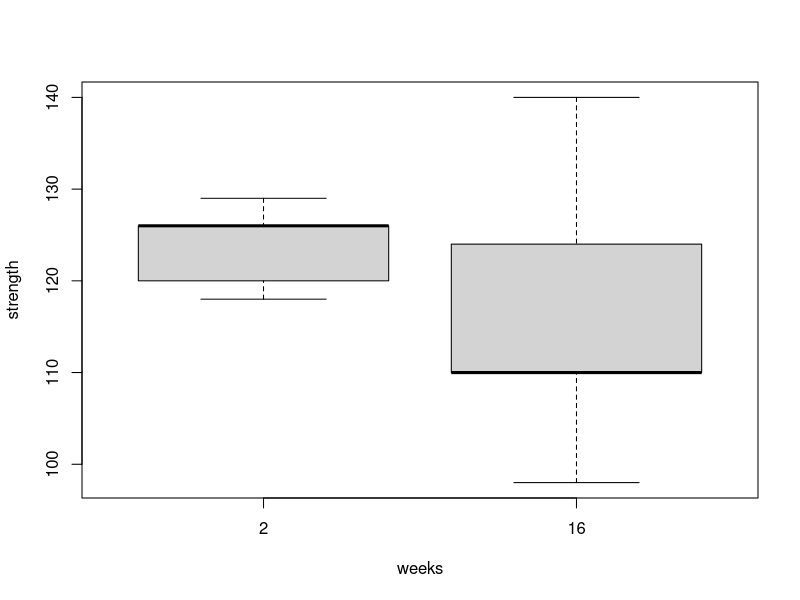
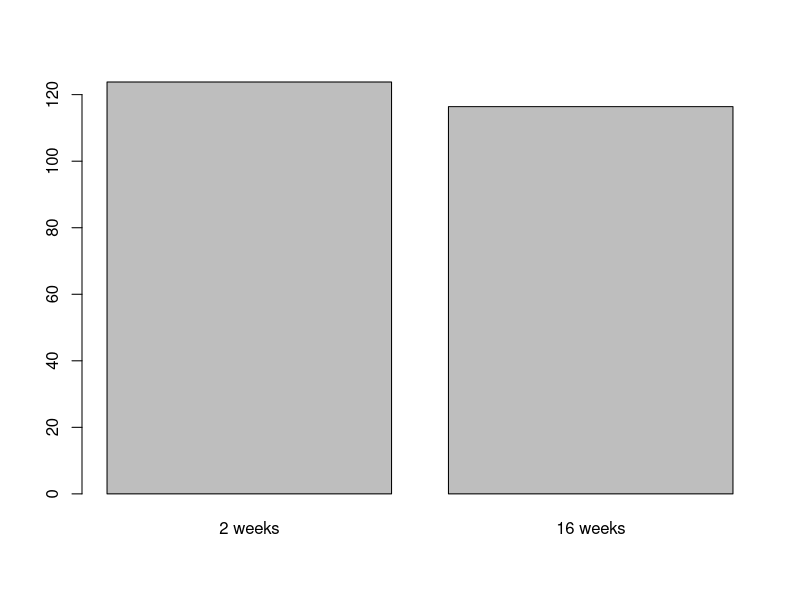
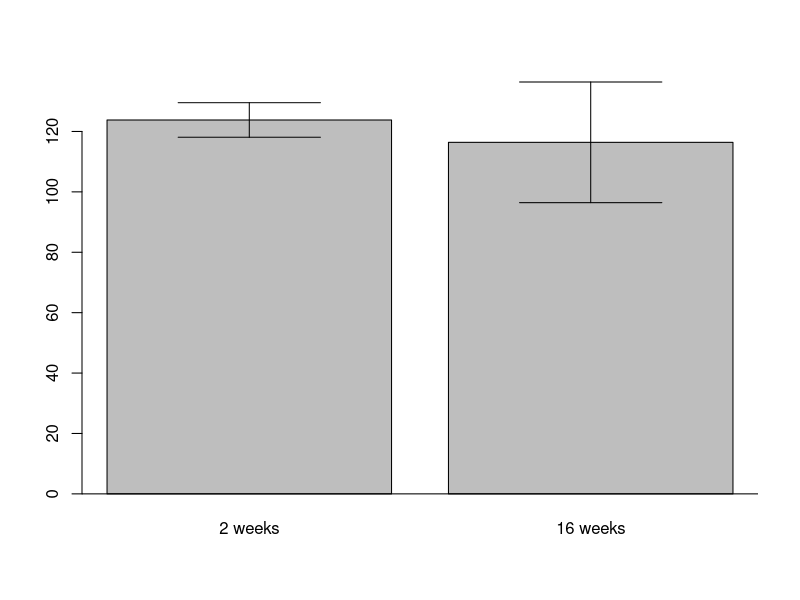
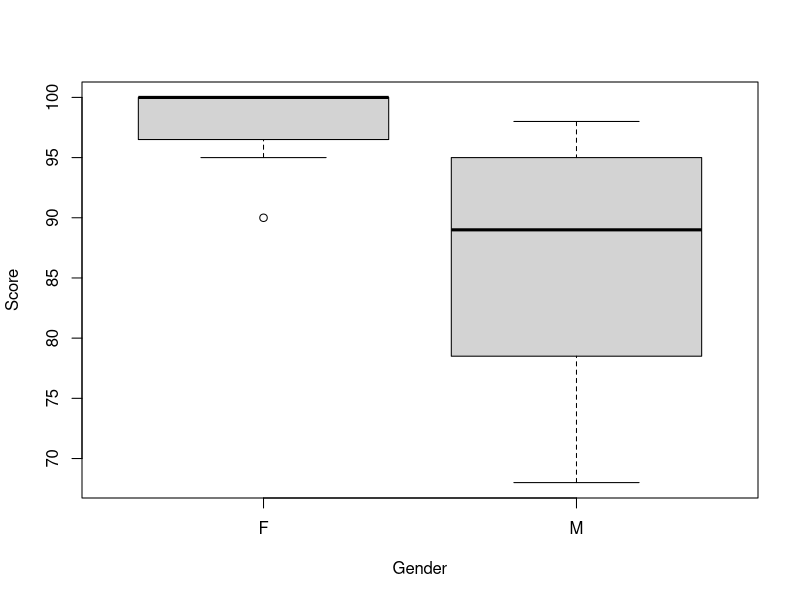
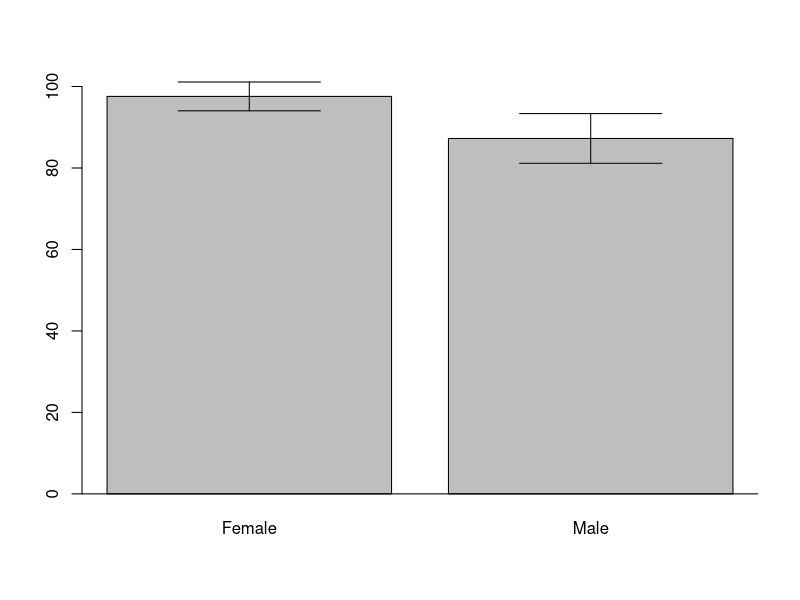

The R source for these figures, in order:
################
################
## L04
################
################

################
## Section 01
## functions related to t dist.
################

# calculate t value given probability
?qt
qt(0.9, df=9)
# [1] 1.383029

# calculate probability given a t value
?pt
pt(1.383, df=9)
# [1] 0.8999957

################
## Section 02
################

# Shark length example
# A scientist wishes to test the claim that great white sharks average 20 feet in length. 
# To test this, he measures 10 great white sharks. 
shark_len <- c(18.1, 23.4, 23.9, 24.1, 22.5, 19, 25.4, 23.1, 16.5, 26.7)
xbar <- mean(shark_len)
s <- sd(shark_len)
n <- length(shark_len)

##H0: mu = 20
##H1: mu > 20
##alpha = 0.1

###############
#critical value approach
###############

# calculate the t statistic 
t <- (xbar-20)/(s/sqrt(n))

(critical <- qt(0.9, df=12))

###############
#p value approach
###############

# calculate the t statistic 
t <- (xbar-20)/(s/sqrt(n))

# calculate the p-value , we are doing a one-sided greater t-test 
(p <- 1 - pt(t, df=n-1))

###############
#CI approach
###############

lb <- xbar - critical*s/sqrt(n)

###############
#t.test gives you all
###############

# read the manual of t-test function 
?t.test 

# Using the t.test function directly
# Please note that conf.level in the t.test function is used 
# only to calculate the confidence intervals
results<-t.test(shark_len, mu=20, alternative="greater", conf.level = 0.9)
# You can use 
names(results)

############
## Exercise
############

## Biologists studying the healing skin wounds
## measured by the rate at which new cells closed 
## a razor cut made in the skin of a newt.

## In another experiment, the researchers used the same 
## 18 newts and measured the healing rate after applying a 
## topical therapy that was developed to help speed up healing rates.
## The difference between the healing rate for each newt with and 
## without the topical treatment were calculated where positive 
## numbers indicated an increase in the healing rate.

## The resulting mean of the differences in the sample was 3.2 and 
## the standard deviation of the differences in the sample was 4.5.
## Test whether or not the topical treatment changed the healing 
## rate of the newts at the 𝛼 = 0.10 level of significance.

##CV approach
qt(0.05, 17, lower.tail = F)

##p value approach
pt(3.02, 17, lower.tail = F)*2

################
## Section 03
## Two sample independent test
################

# polyester decay example
# In order to assess how quickly polyester decays over time in landfills, 
# a researcher buried strips of the material in the soil
# for different lengths of time and then tested the force required 
# to break them (as a measure of 8decay). Lower breaking strength 
# is indicative of decay

# Test whether or not the breaking strengths of polyester strips buried 
# for 2 weeks is greater than the breaking strengths of
# those buried for 16 weeks. 

# Perform the test at the alpha=0.10 level of significance.

# First read the data as a dataframe into your R memory 
decay = read.csv("./decay.csv")

# Print out a summary of the data for the 2 weeks sample data 
summary(decay$strength[decay$weeks==2])
# Print out a summary of the data for the 16 weeks sample data 
summary(decay$strength[decay$weeks==16])

# Or you can do 
aggregate(decay$strength, by =list(as.factor(decay$weeks)), FUN=summary)
aggregate(decay$strength, by =list(as.factor(decay$weeks)), FUN=sd)


## H0: mu2w = mu16w
## H1: mu2w > mu16w
## alpha = 0.1

##CV approach
n <- nrow(decay)/2
t <- (mean(decay$strength[decay$weeks==2])-mean(decay$strength[decay$weeks==16]))/
sqrt(sd(decay$strength[decay$weeks==2])^2/n+sd(decay$strength[decay$weeks==16])^2/n)

qt(0.1, n-1, lower.tail = F)

##p value approach
p <- 1-pt(t, df=n-1)

# Compute the test t statistic and the associated p-value
# Fail to reject H0 since p-value is greater than ??
t.test(decay$strength[decay$weeks==2], decay$strength[decay$weeks==16], 
       alternative="greater", conf.level=0.9)

################
## Section 04
## Some additional R 
## This is not related to the one-sided test example
################

#install.packages("gplots")
library(gplots)
attach(decay)

m <- aggregate(strength, by=list(weeks), mean)
s <- aggregate(strength, by=list(weeks), sd)

## side by side boxplots
boxplot(strength~weeks)

## tapply function
(means <- tapply(strength, weeks, mean))

##How to use tapply to apply a user defined function "a"
##to data "strength" by "weeks"
##step1
##pick lower bound of confidence interval as
##an example
(t.test(strength)$conf.int[1])

##step2
##Define a user defined function "a"
##apply to strength by weeks
##We get the lowerbound for 2 week and 16 week respectively.
a <- function(v)
{
  t.test(v)$conf.int[1]
}

tapply(strength, weeks, a)

# step3
##This is the combined version of step2
##Everything in one line. 
##Also we added upperbound as well
(lower <- tapply(strength, weeks, function(v) t.test(v)$conf.int[1]))
(upper <- tapply(strength, weeks, function(v) t.test(v)$conf.int[2]))

##barplot2: An enhancement of the standard barplot() function.
##regular barplot
barplot(means, plot.ci=TRUE, ci.l=lower, ci.u=upper, 
        names.arg=c("2 weeks", "16 weeks"))
##see what is the difference using barplot2.
barplot2(means, plot.ci=TRUE, ci.l=lower, ci.u=upper, 
         names.arg=c("2 weeks", "16 weeks"))
abline(h=0)

################
## Additional Exs
################

#Exercise 1
#Are the average test scores of male and female students significally different? 
score <- read.csv("students_test_score.csv")

attach(score)
aggregate(Score, by=list(Gender), mean)
aggregate(Score, by=list(Gender), sd)

boxplot(Score~Gender)

t.test(Score[Gender=="F"], Score[Gender=="M"], alternative="two.sided", conf.level=0.95)
t.test(Score[Gender=="F"], Score[Gender=="M"], alternative="greater", conf.level=0.95)


means <- tapply(Score, Gender, mean)

lower <- tapply(Score, Gender, function(v) t.test(v)$conf.int[1])
upper <- tapply(Score, Gender, function(v) t.test(v)$conf.int[2])

barplot2(means, plot.ci=TRUE, ci.l=lower, ci.u=upper, names.arg=c("Female", "Male"))
abline(h=0)

#Exercise 2
# A teacher wants to know the appropriate number of questions to put in a quiz. 
# She sampled a group of students (n = 5) and ask them. The students respond with (3,2,2,5,0). 
# Calculate the 95% two-sided confidence interval for the population mean, given these responses. 

x <- c(3, 2, 2, 5, 0) 
xbar <- mean(x)
xbar
s <- sd(x)
s
se <- s/sqrt(5)
se
ci <- c(xbar-qt(0.975, 4)*se, xbar+qt(0.975, 4)*se)
ci
